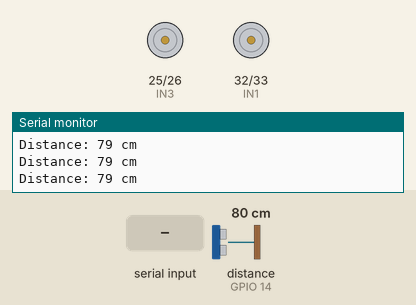
Simulated run of this sketch. Board: ESP32. On the bench: motor-driver pin pairs drawn as motors (green arrow = first pin HIGH = forward, orange = second pin HIGH = backward, longer = more drive), the last lines printed to the serial monitor. Wiring (inferred from the names in the program): ultrasonic range finder: trigger GPIO 27; echo GPIO 14. The inputs (shaded band) are chosen by the test bench; at power-on: distance to the obstacle (sensor on GPIO 14) 80 cm. The echo pulse lasts 58.3 µs per cm.

Above: at 1.2 s.
1.3 s: "w\n" received over Serial
At 2.1 s:
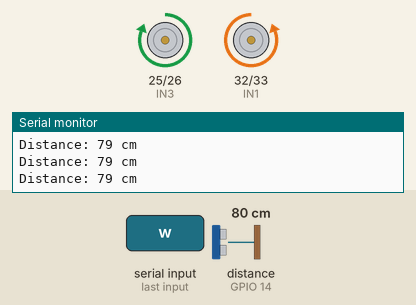
2.8 s: "s\n" received over Serial
At 4.0 s:
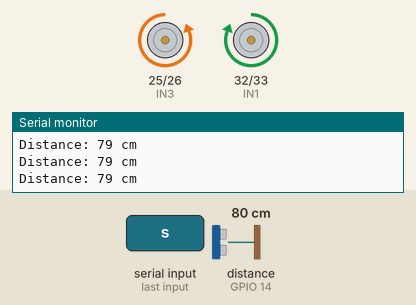
4.3 s: "a\n" received over Serial
At 5.2 s:
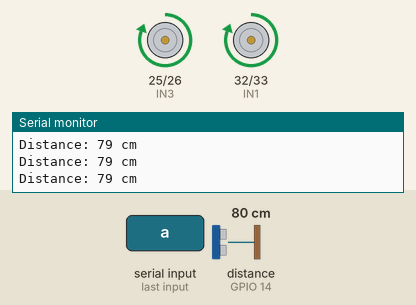
5.8 s: "d\n" received over Serial
At 6.2 s:
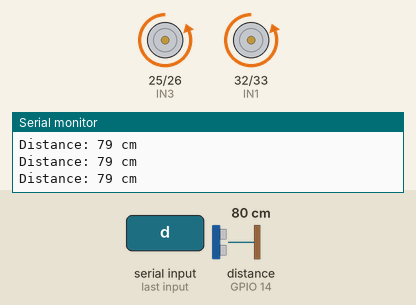
7.3 s: distance to the obstacle (sensor on GPIO 14) set to 24 cm
8.8 s: distance to the obstacle (sensor on GPIO 14) set to 19 cm
At 9.8 s:
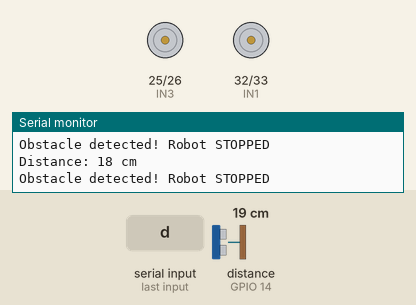
Timing chart, 0 to 11.3 s (numbered marks = the images above; inputs shaded):
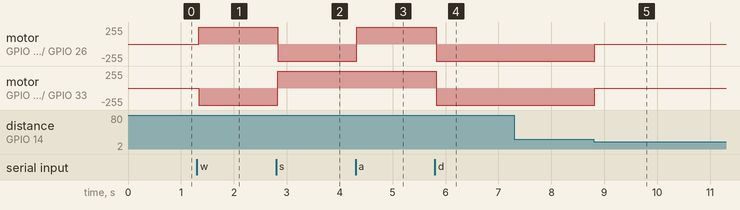

The sketch:

motor_us_sensor_test.ino
```cpp
// ===== MOTOR PINS =====
#define IN1 32   // Left motor
#define IN2 33
#define IN3 25   // Right motor
#define IN4 26

// ===== ULTRASONIC SENSOR PINS =====
#define TRIG_PIN 27
#define ECHO_PIN 14

// ===== OBSTACLE SETTINGS =====
#define OBSTACLE_DISTANCE 20   // cm

void setup() {
  Serial.begin(115200);

  // Motor pins
  pinMode(IN1, OUTPUT);
  pinMode(IN2, OUTPUT);
  pinMode(IN3, OUTPUT);
  pinMode(IN4, OUTPUT);

  // Ultrasonic pins
  pinMode(TRIG_PIN, OUTPUT);
  pinMode(ECHO_PIN, INPUT);

  stopRobot();

  Serial.println("Robot Motor + Continuous Ultrasonic Ready");
  Serial.println("Press: w s a d x");
}

char currentCommand = 'x'; // store the last key pressed

void loop() {
  // 1️⃣ Read new command if available
  if (Serial.available() > 0) {
    char command = Serial.read();
    if (command == '\n' || command == '\r') return;

    currentCommand = command;
    Serial.print("Command received: ");
    Serial.println(currentCommand);
  }

  // 2️⃣ Continuous distance measurement
  long distance = getDistance();
  Serial.print("Distance: ");
  Serial.print(distance);
  Serial.println(" cm");

  // 3️⃣ If obstacle too close, stop robot
  if (distance <= OBSTACLE_DISTANCE) {
    stopRobot();
    Serial.println("Obstacle detected! Robot STOPPED");
  } else {
    // Execute the last command if no obstacle
    switch (currentCommand) {
      case 'w': moveForward();  break;
      case 's': moveBackward(); break;
      case 'a': turnLeft();     break;
      case 'd': turnRight();    break;
      case 'x': stopRobot();    break;
    }
  }

  delay(50); // small delay for stability
}

// ===== ULTRASONIC FUNCTION =====
long getDistance() {
  digitalWrite(TRIG_PIN, LOW);
  delayMicroseconds(2);

  digitalWrite(TRIG_PIN, HIGH);
  delayMicroseconds(10);
  digitalWrite(TRIG_PIN, LOW);

  long duration = pulseIn(ECHO_PIN, HIGH, 50000); // 50ms timeout
  if (duration == 0) return 999; // no echo detected

  long distance = duration * 0.034 / 2; // cm
  return distance;
}

// ===== MOTOR FUNCTIONS =====

// Forward
void moveForward() {
  digitalWrite(IN1, LOW);
  digitalWrite(IN2, HIGH);
  digitalWrite(IN3, HIGH);
  digitalWrite(IN4, LOW);
}

// Backward
void moveBackward() {
  digitalWrite(IN1, HIGH);
  digitalWrite(IN2, LOW);
  digitalWrite(IN3, LOW);
  digitalWrite(IN4, HIGH);
}

// Turn left
void turnLeft() {
  digitalWrite(IN1, HIGH);
  digitalWrite(IN2, LOW);
  digitalWrite(IN3, HIGH);
  digitalWrite(IN4, LOW);
}

// Turn right
void turnRight() {
  digitalWrite(IN1, LOW);
  digitalWrite(IN2, HIGH);
  digitalWrite(IN3, LOW);
  digitalWrite(IN4, HIGH);
}

// Stop all motors
void stopRobot() {
  digitalWrite(IN1, LOW);
  digitalWrite(IN2, LOW);
  digitalWrite(IN3, LOW);
  digitalWrite(IN4, LOW);
}
```

Measured:
- the behaviour switches between 22 and 21 cm on distance to the obstacle (sensor on GPIO 14) (found by bisection; images 4 and 5)
- after the input at 1.3 s, motor on GPIO 25 (IN3) / GPIO 26 (IN4): stopped → forward 255/255 at once; motor on GPIO 32 (IN1) / GPIO 33 (IN2): stopped → backward 255/255 at once
- after the input at 2.8 s, motor on GPIO 25 (IN3) / GPIO 26 (IN4): forward 255/255 → backward 255/255 at once; motor on GPIO 32 (IN1) / GPIO 33 (IN2): backward 255/255 → forward 255/255 at once
- after the input at 4.3 s, motor on GPIO 25 (IN3) / GPIO 26 (IN4): backward 255/255 → forward 255/255 at once
- after the input at 5.8 s, motor on GPIO 25 (IN3) / GPIO 26 (IN4), motor on GPIO 32 (IN1) / GPIO 33 (IN2): forward 255/255 → backward 255/255 at once
- after the input at 8.8 s, motor on GPIO 25 (IN3) / GPIO 26 (IN4), motor on GPIO 32 (IN1) / GPIO 33 (IN2): backward 255/255 → stopped at once
